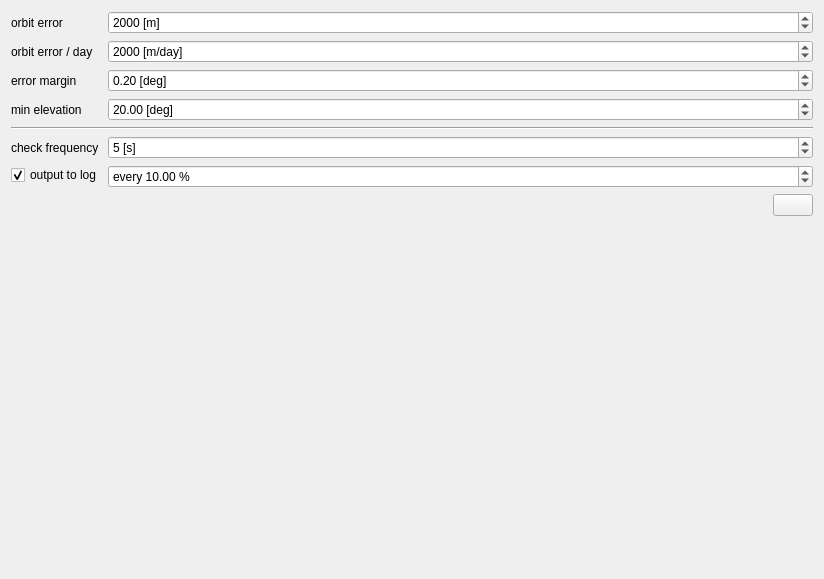
<?xml version="1.0" encoding="UTF-8"?>
<ui version="4.0">
 <class>SatelliteAvoidanceWidget</class>
 <widget class="QWidget" name="SatelliteAvoidanceWidget">
  <property name="geometry">
   <rect>
    <x>0</x>
    <y>0</y>
    <width>824</width>
    <height>579</height>
   </rect>
  </property>
  <property name="windowTitle">
   <string>Form</string>
  </property>
  <layout class="QHBoxLayout" name="horizontalLayout">
   <item>
    <layout class="QVBoxLayout" name="verticalLayout">
     <item>
      <layout class="QFormLayout" name="formLayout">
       <item row="2" column="0">
        <widget class="QLabel" name="label">
         <property name="text">
          <string>error margin</string>
         </property>
        </widget>
       </item>
       <item row="0" column="0">
        <widget class="QLabel" name="label_2">
         <property name="text">
          <string>orbit error</string>
         </property>
        </widget>
       </item>
       <item row="1" column="0">
        <widget class="QLabel" name="label_3">
         <property name="text">
          <string>orbit error / day</string>
         </property>
        </widget>
       </item>
       <item row="3" column="0">
        <widget class="QLabel" name="label_4">
         <property name="text">
          <string>min elevation</string>
         </property>
        </widget>
       </item>
       <item row="5" column="0">
        <widget class="QLabel" name="label_5">
         <property name="text">
          <string>check frequency</string>
         </property>
        </widget>
       </item>
       <item row="0" column="1">
        <widget class="QSpinBox" name="spinBox_orbitError">
         <property name="toolTip">
          <string>orbital error perpenticular to observation direction</string>
         </property>
         <property name="statusTip">
          <string>orbital error perpenticular to observation direction</string>
         </property>
         <property name="whatsThis">
          <string>&lt;html&gt;&lt;head/&gt;&lt;body&gt;&lt;p&gt;orbital error at TLE epoch perpenticular to observation direction. &lt;/p&gt;&lt;p&gt;&lt;br/&gt;&lt;/p&gt;&lt;p&gt;Used to calculate the avoidance area around satellites. &lt;/p&gt;&lt;/body&gt;&lt;/html&gt;</string>
         </property>
         <property name="suffix">
          <string> [m]</string>
         </property>
         <property name="maximum">
          <number>10000</number>
         </property>
         <property name="singleStep">
          <number>500</number>
         </property>
         <property name="value">
          <number>2000</number>
         </property>
        </widget>
       </item>
       <item row="1" column="1">
        <widget class="QSpinBox" name="spinBox_orbitErrorPerDay">
         <property name="toolTip">
          <string>increase in orbital error perpenticular to observation direction per day</string>
         </property>
         <property name="statusTip">
          <string>increase in orbital error perpenticular to observation direction per day</string>
         </property>
         <property name="whatsThis">
          <string>&lt;html&gt;&lt;head/&gt;&lt;body&gt;&lt;p&gt;increase in orbital error perpenticular to observation direction per day.&lt;/p&gt;&lt;p&gt;Used to calculate the avoidance area around satellites&lt;br/&gt;&lt;/p&gt;&lt;p&gt;E.g. &lt;/p&gt;&lt;p&gt;orbital error = 2 km&lt;/p&gt;&lt;p&gt;orbital error per day = 1 km &lt;/p&gt;&lt;p&gt;observation start is in 4.5 days&lt;/p&gt;&lt;p&gt;--&amp;gt; orbital error = 6.5 km &lt;/p&gt;&lt;/body&gt;&lt;/html&gt;</string>
         </property>
         <property name="suffix">
          <string> [m/day]</string>
         </property>
         <property name="maximum">
          <number>10000</number>
         </property>
         <property name="singleStep">
          <number>500</number>
         </property>
         <property name="value">
          <number>2000</number>
         </property>
        </widget>
       </item>
       <item row="2" column="1">
        <widget class="QDoubleSpinBox" name="doubleSpinBox_errorMargin">
         <property name="toolTip">
          <string>additional angular distance around satellites that is avoided</string>
         </property>
         <property name="statusTip">
          <string>additional angular distance around satellites that is avoided</string>
         </property>
         <property name="whatsThis">
          <string>&lt;html&gt;&lt;head/&gt;&lt;body&gt;&lt;p&gt;additional error margin that is added on top of orbital error.&lt;/p&gt;&lt;p&gt;&lt;br/&gt;&lt;/p&gt;&lt;p&gt;E.g. &lt;/p&gt;&lt;p&gt;avoidance because of orbital error = 2.4 degrees &lt;/p&gt;&lt;p&gt;error margin = 0.2 degrees&lt;/p&gt;&lt;p&gt;total area around satellite that will be avoided during observations = 2.6 degrees &lt;/p&gt;&lt;/body&gt;&lt;/html&gt;</string>
         </property>
         <property name="suffix">
          <string> [deg]</string>
         </property>
         <property name="maximum">
          <double>180.000000000000000</double>
         </property>
         <property name="singleStep">
          <double>0.100000000000000</double>
         </property>
         <property name="value">
          <double>0.200000000000000</double>
         </property>
        </widget>
       </item>
       <item row="3" column="1">
        <widget class="QDoubleSpinBox" name="doubleSpinBox_minElevation">
         <property name="toolTip">
          <string>minimum elevation of satellites to be avoided</string>
         </property>
         <property name="statusTip">
          <string>minimum elevation of satellites to be avoided</string>
         </property>
         <property name="whatsThis">
          <string>&lt;html&gt;&lt;head/&gt;&lt;body&gt;&lt;p&gt;minimum elevation of satellites to be avoided. &lt;/p&gt;&lt;p&gt;&lt;br/&gt;&lt;/p&gt;&lt;p&gt;E.g. &lt;/p&gt;&lt;p&gt;Satellites with lower elevation are not avoided because it is assumed that they will not propagate signal in the direction of the receiver &lt;/p&gt;&lt;/body&gt;&lt;/html&gt;</string>
         </property>
         <property name="suffix">
          <string> [deg]</string>
         </property>
         <property name="maximum">
          <double>90.000000000000000</double>
         </property>
         <property name="singleStep">
          <double>5.000000000000000</double>
         </property>
         <property name="value">
          <double>20.000000000000000</double>
         </property>
        </widget>
       </item>
       <item row="5" column="1">
        <widget class="QSpinBox" name="spinBox_checkFrequency">
         <property name="toolTip">
          <string>frequence in which satellite positions are compared with observation angles</string>
         </property>
         <property name="statusTip">
          <string>frequence in which satellite positions are compared with observation angles</string>
         </property>
         <property name="whatsThis">
          <string>&lt;html&gt;&lt;head/&gt;&lt;body&gt;&lt;p&gt;frequence in which satellite positions are compared with observation angles.&lt;/p&gt;&lt;p&gt;Satellite position will always be checked at the start end end of the observation. &lt;/p&gt;&lt;p&gt;&lt;br/&gt;&lt;/p&gt;&lt;p&gt;E.g. &lt;/p&gt;&lt;p&gt;check frequency = 10 sec&lt;/p&gt;&lt;p&gt;observation start = 00:00:30 &lt;/p&gt;&lt;p&gt;observation end = 00:01:05&lt;/p&gt;&lt;p&gt;&lt;br/&gt;&lt;/p&gt;&lt;p&gt;Satellite position is evaluated at &lt;/p&gt;&lt;p&gt;- 00:00:30&lt;/p&gt;&lt;p&gt;- 00:00:40&lt;/p&gt;&lt;p&gt;- 00:00:50&lt;/p&gt;&lt;p&gt;- 00:01:00&lt;/p&gt;&lt;p&gt;- 00:01:05&lt;/p&gt;&lt;p&gt;&lt;br/&gt;&lt;/p&gt;&lt;/body&gt;&lt;/html&gt;</string>
         </property>
         <property name="suffix">
          <string> [s]</string>
         </property>
         <property name="maximum">
          <number>9999</number>
         </property>
         <property name="singleStep">
          <number>1</number>
         </property>
         <property name="value">
          <number>5</number>
         </property>
        </widget>
       </item>
       <item row="6" column="1">
        <widget class="QDoubleSpinBox" name="doubleSpinBox_out">
         <property name="toolTip">
          <string>output progress report for preprocessing to log file</string>
         </property>
         <property name="statusTip">
          <string>output progress report for preprocessing to log file</string>
         </property>
         <property name="whatsThis">
          <string>&lt;html&gt;&lt;head/&gt;&lt;body&gt;&lt;p&gt;At the start of the scheuduling, VieSched++ will actively search for time periods were satellites are visible by the station. &lt;/p&gt;&lt;p&gt;This is necessary to significantly speed up the actual scheduling. &lt;/p&gt;&lt;p&gt;However, these pre-processings can take a time (VieSched++ will check visibility for every station + satellite pair every 60 seconds which can easily accumulate to several thousand tests)&lt;/p&gt;&lt;p&gt;&lt;br/&gt;&lt;/p&gt;&lt;p&gt;With this option, you can output the progress in these calculations to the .log file. &lt;/p&gt;&lt;p&gt;They will be outputted as [info] messages. &lt;/p&gt;&lt;/body&gt;&lt;/html&gt;</string>
         </property>
         <property name="prefix">
          <string>every </string>
         </property>
         <property name="suffix">
          <string> %</string>
         </property>
         <property name="minimum">
          <double>1.000000000000000</double>
         </property>
         <property name="singleStep">
          <double>5.000000000000000</double>
         </property>
         <property name="value">
          <double>10.000000000000000</double>
         </property>
        </widget>
       </item>
       <item row="6" column="0">
        <widget class="QCheckBox" name="checkBox_out">
         <property name="toolTip">
          <string>output progress report for preprocessing to log file</string>
         </property>
         <property name="statusTip">
          <string>output progress report for preprocessing to log file</string>
         </property>
         <property name="whatsThis">
          <string>&lt;html&gt;&lt;head/&gt;&lt;body&gt;&lt;p&gt;At the start of the scheuduling, VieSched++ will actively search for time periods were satellites are visible by the station. &lt;/p&gt;&lt;p&gt;This is necessary to significantly speed up the actual scheduling. &lt;/p&gt;&lt;p&gt;However, these pre-processings can take a time (VieSched++ will check visibility for every station + satellite pair every 60 seconds which can easily accumulate to several thousand tests)&lt;/p&gt;&lt;p&gt;&lt;br/&gt;&lt;/p&gt;&lt;p&gt;With this option, you can output the progress in these calculations to the .log file. &lt;/p&gt;&lt;p&gt;They will be outputted as [info] messages. &lt;/p&gt;&lt;/body&gt;&lt;/html&gt;</string>
         </property>
         <property name="text">
          <string>output to log</string>
         </property>
         <property name="checked">
          <bool>true</bool>
         </property>
        </widget>
       </item>
       <item row="4" column="0" colspan="2">
        <widget class="Line" name="line">
         <property name="orientation">
          <enum>Qt::Horizontal</enum>
         </property>
        </widget>
       </item>
      </layout>
     </item>
     <item>
      <layout class="QHBoxLayout" name="horizontalLayout_2">
       <property name="spacing">
        <number>6</number>
       </property>
       <property name="topMargin">
        <number>0</number>
       </property>
       <item>
        <spacer name="horizontalSpacer_2">
         <property name="orientation">
          <enum>Qt::Horizontal</enum>
         </property>
         <property name="sizeHint" stdset="0">
          <size>
           <width>40</width>
           <height>20</height>
          </size>
         </property>
        </spacer>
       </item>
       <item>
        <widget class="QPushButton" name="pushButton_save">
         <property name="text">
          <string/>
         </property>
         <property name="icon">
          <iconset resource="../myresources.qrc">
           <normaloff>:/icons/icons/document-export.png</normaloff>:/icons/icons/document-export.png</iconset>
         </property>
        </widget>
       </item>
      </layout>
     </item>
     <item>
      <spacer name="verticalSpacer">
       <property name="orientation">
        <enum>Qt::Vertical</enum>
       </property>
       <property name="sizeHint" stdset="0">
        <size>
         <width>20</width>
         <height>40</height>
        </size>
       </property>
      </spacer>
     </item>
     <item>
      <spacer name="horizontalSpacer">
       <property name="orientation">
        <enum>Qt::Horizontal</enum>
       </property>
       <property name="sizeHint" stdset="0">
        <size>
         <width>397</width>
         <height>20</height>
        </size>
       </property>
      </spacer>
     </item>
    </layout>
   </item>
  </layout>
 </widget>
 <resources>
  <include location="../myresources.qrc"/>
 </resources>
 <connections>
  <connection>
   <sender>checkBox_out</sender>
   <signal>toggled(bool)</signal>
   <receiver>doubleSpinBox_out</receiver>
   <slot>setEnabled(bool)</slot>
   <hints>
    <hint type="sourcelabel">
     <x>109</x>
     <y>183</y>
    </hint>
    <hint type="destinationlabel">
     <x>164</x>
     <y>185</y>
    </hint>
   </hints>
  </connection>
 </connections>
</ui>
